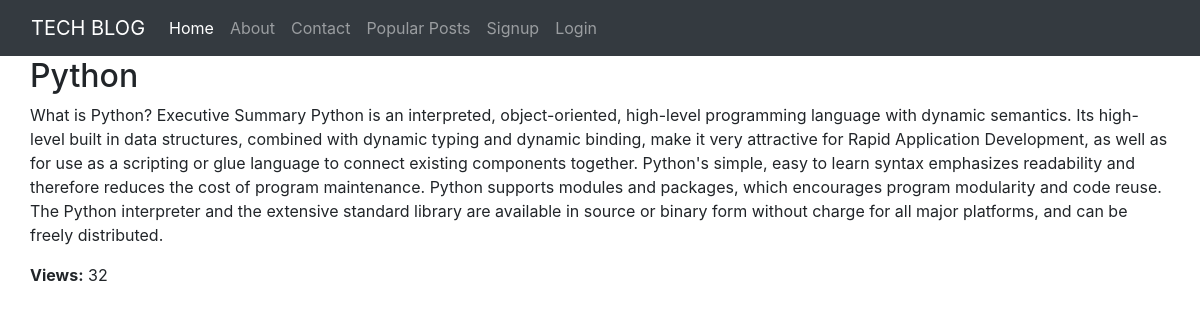
/blog/16/, run on the app's committed database.
### blog/models.py (models this page shows, shortened)
class Blog(models.Model):
    title = models.CharField(max_length=200)
    cont = models.TextField()
    created_at = models.DateTimeField(auto_now_add=True)
    updated_at = models.DateTimeField(auto_now=True)
    view_count = models.IntegerField(default=0)

### blog/views.py (the view)
# urls.py: path('blog/<int:id>/', views.blog_detail, name='blog_detail'),
def blog_detail(request, id):
    blog = get_object_or_404(Blog, id=id)
    blog.view_count += 1
    blog.save()
    return render(request, 'blog/blog_detail.html', {'blog': blog})

### blog/templates/blog/blog_detail.html
{% extends 'blog/base.html' %}
{% block content %}
  <h2>{{ blog.title }}</h2>
  <p>{{ blog.cont }}</p>
  <p><strong>Views:</strong> {{ blog.view_count }}</p>
{% endblock %}

### data on the page
Blog: title "Python", cont "What is Python? Executive Summary Python is an interpreted, object-oriented, high-level programming language with dynamic semantics. Its high-level built in data structures, combined with dynamic typing and dynamic binding, make it very attractive for Rapid Application Development, as well as for use as a scripting or glue language to connect existing components together. Python's simple, easy to learn syntax emphasizes readability and therefore reduces the cost of program maintenance. Python supports modules and packages, which encourages program modularity and code reuse. The Python interpreter and the extensive standard library are available in source or binary form without charge for…", view_count "32"
